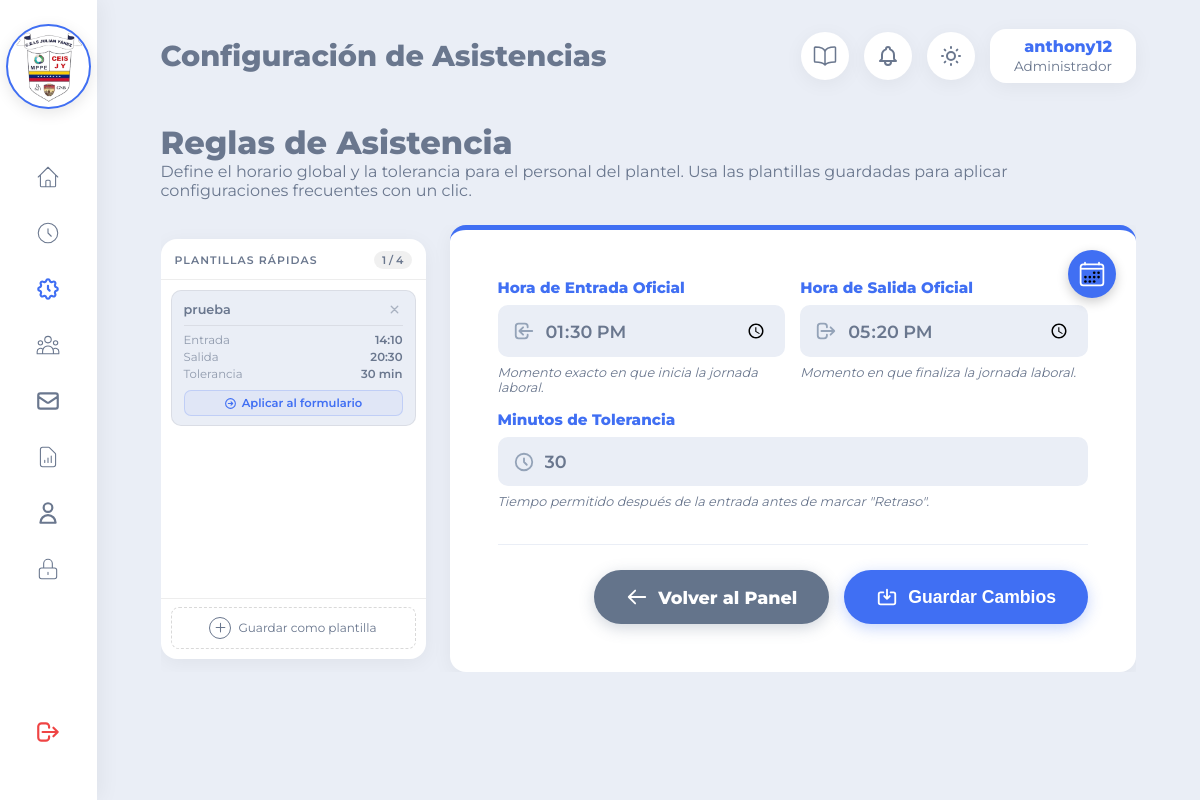
/vistas/configuracionAsistencia.php (signed in), run on the app's committed database.
### tables this page shows
CREATE TABLE `configuraciones_preestablecidas` (
  `id_preestablecida` int(11) NOT NULL AUTO_INCREMENT,
  `nombre` varchar(60) NOT NULL,
  `hora_entrada` time NOT NULL,
  `hora_salida` time NOT NULL,
  `minutos_tolerancia` tinyint(4) NOT NULL DEFAULT 0,
  `es_activa` tinyint(1) NOT NULL DEFAULT 0,
  `id_usuario_creador` int(11) NOT NULL,
  `fecha_creacion` datetime NOT NULL DEFAULT current_timestamp(),
  `fecha_actualizacion` datetime NOT NULL DEFAULT current_timestamp() ON UPDATE current_timestamp(),
  PRIMARY KEY (`id_preestablecida`),
  KEY `idx_usuario_creador` (`id_usuario_creador`)
);

CREATE TABLE `configuracion` (
  `id_config` int(11) NOT NULL AUTO_INCREMENT,
  `hora_entrada_general` time NOT NULL DEFAULT '07:00:00',
  `hora_salida_general` time NOT NULL DEFAULT '13:00:00',
  `minutos_tolerancia` int(11) NOT NULL DEFAULT 15,
  PRIMARY KEY (`id_config`)
);

### vistas/ConfiguracionAsistencia.php (the view, shortened to what this page needs)
<?php
require_once '../configuracion/conexion.php';
try {
    $stmt = $conexion->prepare("SELECT * FROM configuracion WHERE id_config = 1");
    $stmt->execute();
    $config = $stmt->fetch(PDO::FETCH_ASSOC);
} catch (PDOException $e) {
    $config = [
        'hora_entrada_general' => '07:00',
        'hora_salida_general'  => '13:00',
        'minutos_tolerancia'   => 15,
    ];
}
$preestablecidas       = [];
$total_preestablecidas = 0;
try {
    $stmtPre = $conexion->prepare(
        "SELECT * FROM configuraciones_preestablecidas ORDER BY fecha_creacion ASC LIMIT 4"
    );
    $stmtPre->execute();
    $preestablecidas       = $stmtPre->fetchAll(PDO::FETCH_ASSOC);
    $total_preestablecidas = count($preestablecidas);
} catch (PDOException $e) {
}
?>
<!DOCTYPE html>
<html lang="es" data-theme="light">
<head>
    <link rel="stylesheet" href="../recursos/css/principal.css?v=<?php echo time(); ?>">
</head>
<body>
    <?php
        require_once 'componentes/sidebar.php';
    ?>
    <div class="contenedor-principal">
        <?php
            require_once 'componentes/topbar.php';
        ?>
        <main class="contenido">
            <h1>Reglas de Asistencia</h1>
            <p style="margin-block-end: 25px;">
                Define el horario global y la tolerancia para el personal del plantel.
                Usa las plantillas guardadas para aplicar configuraciones frecuentes con un clic.
            </p>
            <div class="contenido-configuracion">
                <div class="panel-plantillas" id="panelPlantillas">
                    <div class="panel-plantillas-cabecera">
                        <span class="titulo-panel">Plantillas rápidas</span>
                        <span class="contador-plantillas" id="contadorPlantillas">
                            <?php echo $total_preestablecidas; ?> / 4
                        </span>
                    </div>
                    <div class="panel-plantillas-lista" id="listaPlantillas">
                    <?php if (empty($preestablecidas)): ?>
                        <p class="estado-vacio-plantillas">
                            Sin plantillas aún. Configura un horario en el formulario y guárdalo
                            como plantilla para acceder a él con un clic.
                        </p>
                    <?php else: ?>
                        <?php foreach ($preestablecidas as $pre): ?>
                            <div class="tarjeta-preestablecida <?php echo $pre['es_activa'] ? 'es-activa' : ''; ?>"
                                 data-id="<?php echo $pre['id_preestablecida']; ?>"
                                 id="tarjeta-<?php echo $pre['id_preestablecida']; ?>">
                                <div class="cabecera-tarjeta">
                                    <span class="nombre-preestablecida"
                                          title="Doble clic para renombrar"
                                          ondblclick="activarEdicionNombre(this, <?php echo $pre['id_preestablecida']; ?>)">
                                        <?php echo htmlspecialchars($pre['nombre']); ?>
                                    </span>
                                    <button class="btn-eliminar-tarjeta"
                                            title="Eliminar esta plantilla"
                                            onclick="confirmarEliminarTarjeta(
                                                <?php echo $pre['id_preestablecida']; ?>,
                                                '<?php echo htmlspecialchars(addslashes($pre['nombre'])); ?>'
                                            )">
                                        <svg xmlns="http://www.w3.org/2000/svg" width="13" height="13" fill="none" viewBox="0 0 24 24" stroke="currentColor">
                                            <path stroke-linecap="round" stroke-linejoin="round" stroke-width="2.5" d="M6 18L18 6M6 6l12 12"/>
                                        </svg>
                                    </button>
                                </div>
                                <hr class="separador-tarjeta">
                                <table class="tabla-horario">
                                    <tr>
                                        <td class="etiqueta">Entrada</td>
                                        <td class="valor"><?php echo date('H:i', strtotime($pre['hora_entrada'])); ?></td>
                                    </tr>
                                    <tr>
                                        <td class="etiqueta">Salida</td>
                                        <td class="valor"><?php echo date('H:i', strtotime($pre['hora_salida'])); ?></td>
                                    </tr>
                                    <tr>
                                        <td class="etiqueta">Tolerancia</td>
                                        <td class="valor"><?php echo $pre['minutos_tolerancia']; ?> min</td>
                                    </tr>
                                </table>
                                <button class="btn-aplicar-preestablecida"
                                        onclick="confirmarAplicarPlantilla(
                                            <?php echo $pre['id_preestablecida']; ?>,
                                            '<?php echo htmlspecialchars(addslashes($pre['nombre'])); ?>',
                                            '<?php echo date('H:i', strtotime($pre['hora_entrada'])); ?>',
                                            '<?php echo date('H:i', strtotime($pre['hora_salida'])); ?>',
                                            <?php echo $pre['minutos_tolerancia']; ?>
                                        )">
                                    <svg xmlns="http://www.w3.org/2000/svg" width="13" height="13" fill="none" viewBox="0 0 24 24" stroke="currentColor">
                                        <path stroke-linecap="round" stroke-linejoin="round" stroke-width="2" d="M13 9l3 3m0 0l-3 3m3-3H8m13 0a9 9 0 11-18 0 9 9 0 0118 0z"/>
                                    </svg>
                                    Aplicar al formulario
                                </button>
                            </div>
                        <?php endforeach; ?>
                    <?php endif; ?>
                    </div>
                    <div class="panel-plantillas-pie">
                        <button class="tarjeta-agregar-nueva <?php echo ($total_preestablecidas >= 4) ? 'oculto' : ''; ?>"
                                id="btnAgregarNueva"
                                onclick="guardarComoNueva()"
                                title="Guarda la configuración del formulario como nueva plantilla">
                            <span class="icono-mas">
                                <svg xmlns="http://www.w3.org/2000/svg" width="13" height="13" fill="none" viewBox="0 0 24 24" stroke="currentColor">
                                    <path stroke-linecap="round" stroke-linejoin="round" stroke-width="2" d="M12 4v16m8-8H4"/>
                                </svg>
                            </span>
                            Guardar como plantilla
                        </button>
                    </div>
                </div>
                <div class="tarjeta-formulario-config" style="position: relative;">
                    <button id="btnFlotanteRangoModal" onclick="abrirModalFeriados()" class="btn-flotante-rango-modal" title="Configurar Días Libres">
                    </button>
                    <form id="formConfiguracion"
                          action="../controladores/ControladorConfiguracion.php"
                          method="POST">
                        <div class="grid-formulario">
                            <div class="grupo-input">
                                <label>Hora de Entrada Oficial</label>
                                <div class="input-con-icono">
                                    <svg xmlns="http://www.w3.org/2000/svg" fill="none" viewBox="0 0 24 24" stroke="currentColor">
                                        <path stroke-linecap="round" stroke-linejoin="round" stroke-width="2" d="M11 16l-4-4m0 0l4-4m-4 4h14m-5 4v1a3 3 0 01-3 3H6a3 3 0 01-3-3V7a3 3 0 013-3h7a3 3 0 013 3v1"/>
                                    </svg>
                                    <input type="time"
                                           id="hora_entrada"
                                           name="hora_entrada"
                                           value="<?php echo date('H:i', strtotime($config['hora_entrada_general'])); ?>"
                                           required>
                                </div>
                                <small>Momento exacto en que inicia la jornada laboral.</small>
                            </div>
                            <div class="grupo-input">
                                <label>Hora de Salida Oficial</label>
                                <div class="input-con-icono">
                                    <svg xmlns="http://www.w3.org/2000/svg" fill="none" viewBox="0 0 24 24" stroke="currentColor">
                                        <path stroke-linecap="round" stroke-linejoin="round" stroke-width="2" d="M17 16l4-4m0 0l-4-4m4 4H7m6 4v1a3 3 0 01-3 3H6a3 3 0 01-3-3V7a3 3 0 013-3h4a3 3 0 013 3v1"/>
                                    </svg>
                                    <input type="time"
                                           id="hora_salida"
                                           name="hora_salida"
                                           value="<?php echo date('H:i', strtotime($config['hora_salida_general'])); ?>"
                                           required>
                                </div>
                                <small>Momento en que finaliza la jornada laboral.</small>
                            </div>
                            <div class="grupo-input campo-completo">
                                <label>Minutos de Tolerancia</label>
                                <div class="input-con-icono">
                                    <svg xmlns="http://www.w3.org/2000/svg" fill="none" viewBox="0 0 24 24" stroke="currentColor">
                                        <path stroke-linecap="round" stroke-linejoin="round" stroke-width="2" d="M12 8v4l3 3m6-3a9 9 0 11-18 0 9 9 0 0118 0z"/>
                                    </svg>
                                    <input type="number"
                                           id="minutos_tolerancia"
                                           name="minutos_tolerancia"
                                           value="<?php echo $config['minutos_tolerancia']; ?>"
                                           min="0"
                                           max="120"
                                           required>
                                </div>
                                <small>Tiempo permitido después de la entrada antes de marcar "Retraso".</small>
                            </div>
                        </div>
                        <div class="botones-accion-formulario">
                            <a href="principal.php" class="btn-cancelar">
                                <svg xmlns="http://www.w3.org/2000/svg" fill="none" viewBox="0 0 24 24" stroke="currentColor">
                                    <path stroke-linecap="round" stroke-linejoin="round" stroke-width="2" d="M10 19l-7-7m0 0l7-7m-7 7h18"/>
                                </svg>
                                Volver al Panel
                            </a>
                            <button type="submit" class="btn-guardar">
                                <svg xmlns="http://www.w3.org/2000/svg" fill="none" viewBox="0 0 24 24" stroke="currentColor">
                                    <path stroke-linecap="round" stroke-linejoin="round" stroke-width="2" d="M8 7H5a2 2 0 00-2 2v9a2 2 0 002 2h14a2 2 0 002-2V9a2 2 0 00-2-2h-3m-1 4l-3 3m0 0l-3-3m3 3V4"/>
                                </svg>
                                Guardar Cambios
                            </button>
                        </div>
                    </form>
                </div>
            </div>
        </main>
    </div>
</body>
</html>

### data on the page
configuraciones_preestablecidas: nombre "prueba", hora_entrada "14:10", hora_salida "20:30", minutos_tolerancia "30"
configuracion: hora_entrada "13:30", hora_salida "17:20", minutos_tolerancia "30"

### other printed values
$titulo_pagina "Configuración de Asistencias"
$nombre "anthony12"
$rol "Administrador"
$total_preestablecidas "1"
